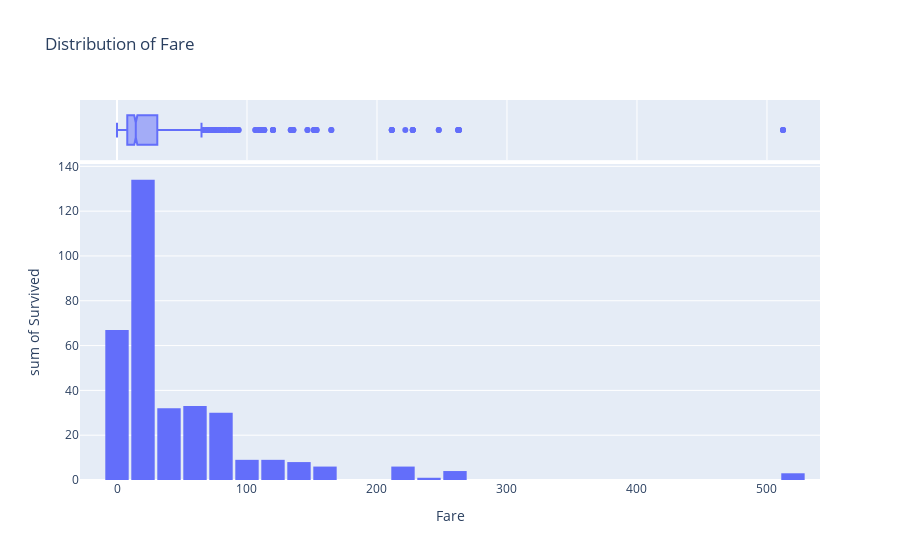

The notebook cell this image was saved under:
### Code cell
fig_fare = px.histogram(train_data,
                       marginal='box',
                       x='Fare',
                       y='Survived',
                       nbins=47,
                       title='Distribution of Fare')
fig_fare.update_layout(bargap=0.1)
fig_fare.show()

### Figure 1 — Plotly figure (JSON) as saved in the notebook; plotly's stock layout.template omitted (floating-point values rounded to 4 significant figures; data arrays with more than 128 entries replaced by an {"elided": "..."} marker saying what was removed)
{"data": [{"bingroup": "x", "histfunc": "sum", "hovertemplate": "Fare=%{x}<br>sum of Survived=%{y}<extra></extra>", "legendgroup": "", "marker": {"color": "#636efa", "pattern": {"shape": ""}}, "name": "", "nbinsx": 47, "orientation": "v", "showlegend": false, "type": "histogram", "x": {"elided": "891 float values"}, "xaxis": "x", "y": {"elided": "891 int values"}, "yaxis": "y"}, {"hovertemplate": "Fare=%{x}<extra></extra>", "legendgroup": "", "marker": {"color": "#636efa"}, "name": "", "notched": true, "showlegend": false, "type": "box", "x": {"elided": "891 float values"}, "xaxis": "x2", "yaxis": "y2"}], "layout": {"bargap": 0.1, "barmode": "relative", "legend": {"tracegroupgap": 0}, "title": {"text": "Distribution of Fare"}, "xaxis": {"anchor": "y", "domain": [0, 1], "title": {"text": "Fare"}}, "xaxis2": {"anchor": "y2", "domain": [0, 1], "matches": "x", "showgrid": true, "showticklabels": false}, "yaxis": {"anchor": "x", "domain": [0, 0.8316], "title": {"text": "sum of Survived"}}, "yaxis2": {"anchor": "x2", "domain": [0.8416, 1], "matches": "y2", "showgrid": false, "showline": false, "showticklabels": false, "ticks": ""}}}
